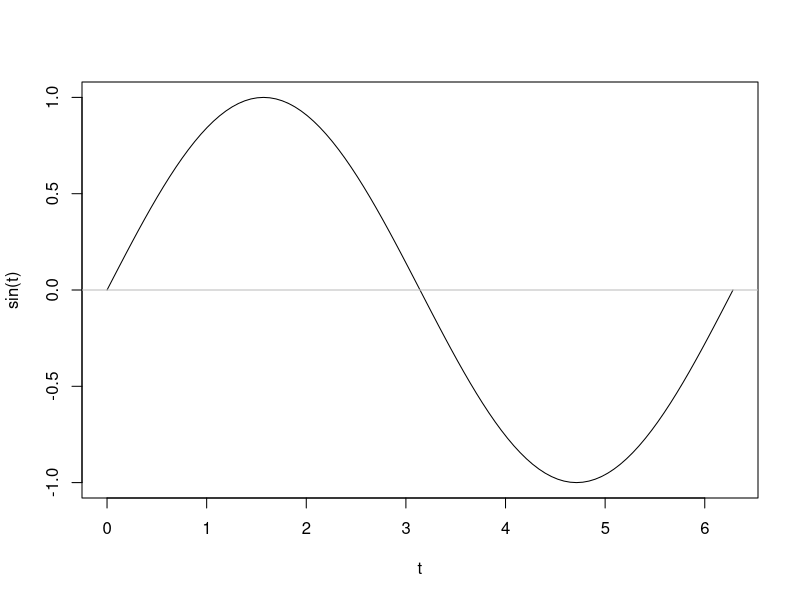
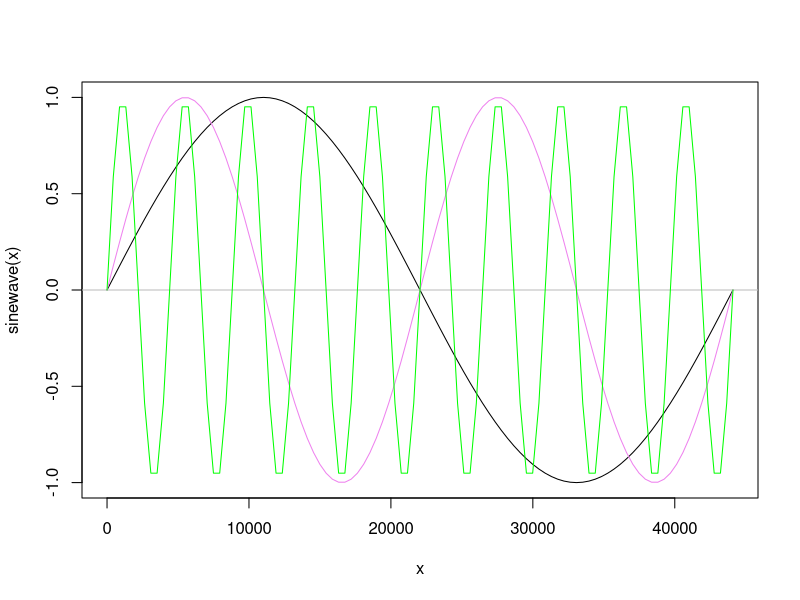

Reproduce these figures in R, in order.
curve(expr=sin, from=0, to=2*pi, xname = "t")
abline(h = 0, lty = 1, col = "gray")

samplerate = 44100
sinewave <- function(t) sin(t * 2*pi / samplerate)
curve(sinewave, 0, samplerate, xname = "x")
abline(h = 0, lty = 1, col = "gray")


frequency <- 2
curve(sin(2 * pi * frequency * x / samplerate), add = TRUE, col = "violet")
frequency <- 10
curve(sin(2 * pi * frequency * x / samplerate), add = TRUE, col = "green")





# Let t indicate the index of a sample,
# then the equation is as follow.
# sample =  sin((t * 2 * pi) / samplerate)
# 
# and: 
# phase = t / samplerate 
# within the interval [0, 1]
# 
# Rewriting the equation.
# sample = sin(2 * pi * phase)
# 
# It is therefore sufficient to keep track of the phase 
# and to increase this at each sample step.
# phase += 1 / samplerate
# 
# To also take the frequency into account, 
# we can simply add it as follow.
# phase += frequency / samplerate









